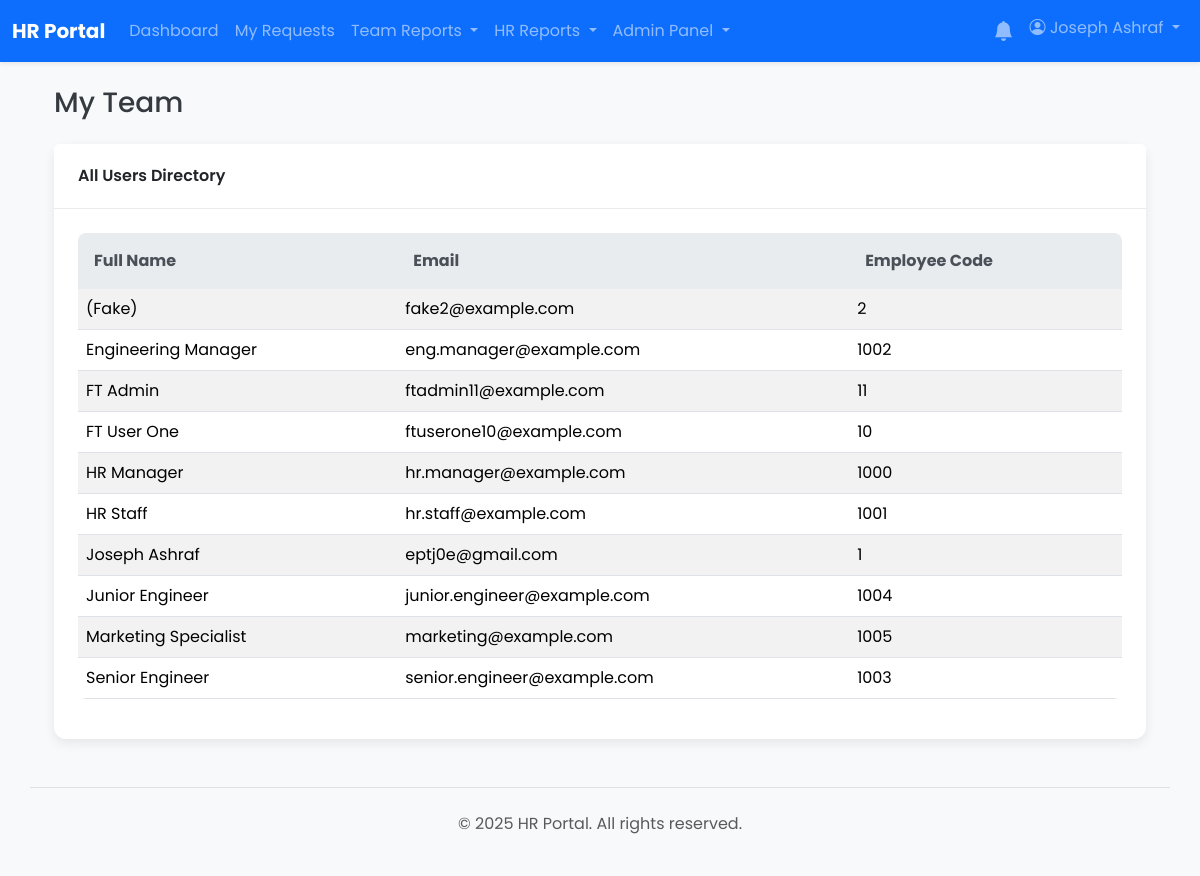
/reports/team.php (signed in), run on the app's committed database.
### tables this page shows
CREATE TABLE `users` (
  `id` int(11) NOT NULL,
  `employee_code` varchar(50) DEFAULT NULL,
  `full_name` varchar(255) NOT NULL,
  `email` varchar(255) NOT NULL,
  `password` varchar(255) NOT NULL,
  `role` enum('user','manager','hr','hr_manager','admin') NOT NULL DEFAULT 'user',
  `shift_id` int(11) DEFAULT NULL,
  `department_id` int(11) DEFAULT NULL,
  `direct_manager_id` int(11) DEFAULT NULL,
  `is_active` tinyint(1) NOT NULL DEFAULT 1,
  `must_change_password` tinyint(1) NOT NULL DEFAULT 0,
  `created_at` timestamp NOT NULL DEFAULT current_timestamp(),
  `updated_at` timestamp NOT NULL DEFAULT current_timestamp() ON UPDATE current_timestamp(),
  `manager_id` int(11) DEFAULT NULL
);

### app/core/auth.php (called while the page is built, shortened)
<?php
function get_current_user_role() {
    return $_SESSION['role'] ?? null;
}

### reports/team.php (the view, shortened to what this page needs)
<?php
require_once __DIR__ . '/../app/bootstrap.php';
$current_user_role = get_current_user_role();
$page_title = 'My Team';
$sql = "SELECT full_name, email, employee_code FROM users";
$params = [];
$sql .= " ORDER BY full_name ASC";
$stmt = $pdo->prepare($sql);
$stmt->execute($params);
$team_members = $stmt->fetchAll();
include __DIR__ . '/../app/templates/header.php';
?>
<div class="container mt-4">
    <h1 class="h3 mb-4"><?= htmlspecialchars($page_title) ?></h1>
    <div class="card">
        <div class="card-header">
            <?php if ($current_user_role === 'manager'): ?>
                Your Direct Reports
            <?php else: ?>
                All Users Directory
            <?php endif; ?>
        </div>
        <div class="card-body">
            <div class="table-responsive">
                <table class="table table-striped table-hover">
                    <thead>
                        <tr>
                            <th>Full Name</th>
                            <th>Email</th>
                            <th>Employee Code</th>
                        </tr>
                    </thead>
                    <tbody>
                        <?php if (empty($team_members)): ?>
                            <tr>
                                <td colspan="3" class="text-center">No team members found.</td>
                            </tr>
                        <?php else: ?>
                            <?php foreach ($team_members as $member): ?>
                                <tr>
                                    <td><?= htmlspecialchars($member['full_name']) ?></td>
                                    <td><?= htmlspecialchars($member['email']) ?></td>
                                    <td><?= htmlspecialchars($member['employee_code'] ?? 'N/A') ?></td>
                                </tr>
                            <?php endforeach; ?>
                        <?php endif; ?>
                    </tbody>
                </table>
            </div>
        </div>
    </div>
</div>
<?php include __DIR__ . '/../app/templates/footer.php'; ?>

### css/style.css (style rules this page uses)
* { box-sizing: border-box; }
html, body { height: 100%; margin: 0; padding: 0; }
body { font-family: 'Poppins', sans-serif; background-color: #f0f2f5; color: #343a40; }
.card { border: none; border-radius: 0.75rem; box-shadow: 0 4px 12px rgba(0, 0, 0, 0.08); }
.card-header { background-color: #ffffff; border-bottom: 1px solid rgba(0, 0, 0, 0.08); font-weight: 600; padding: 1.25rem 1.5rem; border-top-left-radius: 0.75rem; border-top-right-radius: 0.75rem; }
.card-body { padding: 1.5rem; }
.table { border-radius: 0.5rem; overflow: hidden; }
.table thead th { background-color: #e9ecef; color: #495057; border-bottom: none; padding: 1rem; }
.table-striped tbody tr:nth-of-type(odd) { background-color: #f8f9fa; }

### data on the page
users: full_name "(Fake)", email "fake2@example.com", employee_code "2"
users: full_name "Engineering Manager", email "eng.manager@example.com", employee_code "1002"
users: full_name "FT Admin", email "ftadmin11@example.com", employee_code "11"
users: full_name "FT User One", email "ftuserone10@example.com", employee_code "10"
users: full_name "HR Manager", email "hr.manager@example.com", employee_code "1000"
users: full_name "HR Staff", email "hr.staff@example.com", employee_code "1001"
users: full_name "Joseph Ashraf", email "eptj0e@gmail.com", employee_code "1"
users: full_name "Junior Engineer", email "junior.engineer@example.com", employee_code "1004"
users: full_name "Marketing Specialist", email "marketing@example.com", employee_code "1005"
users: full_name "Senior Engineer", email "senior.engineer@example.com", employee_code "1003"

### other printed values
SITE_NAME "HR Portal"
$_SESSION['full_name'] "Joseph Ashraf"
$page_title "My Team"
